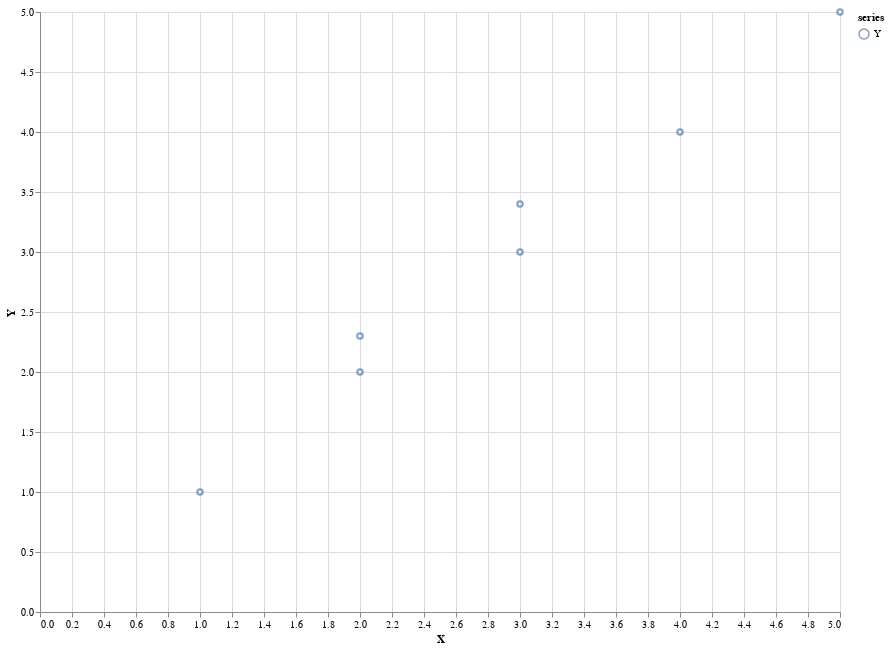

Notebook code cell kept with this figure:
### Markdown cell above
Because the x-axis is specified explicitly, `plot` can also be used to make scatterplots:

### Code cell
scatter1_series = series([1,2,2.3,3,3.4,4,5], "Y", {{ style="points" }})
scatter_x = [1,2,2,3,3,4,5]
plot("Simple Scatterplot", [scatter1_series], scatter_x, "X")

### Figure 1 — Vega-Lite specification as saved in the notebook (floating-point values rounded to 4 significant figures)
{"$schema": "https://vega.github.io/schema/vega-lite/v4.json", "data": {"values": [{"X": 1, "Y": 1, "series": "Y"}, {"X": 2, "Y": 2, "series": "Y"}, {"X": 2, "Y": 2.3, "series": "Y"}, {"X": 3, "Y": 3, "series": "Y"}, {"X": 3, "Y": 3.4, "series": "Y"}, {"X": 4, "Y": 4, "series": "Y"}, {"X": 5, "Y": 5, "series": "Y"}]}, "description": "", "height": 600, "layer": [{"encoding": {"color": {"field": "series", "type": "nominal"}, "x": {"field": "X", "type": "quantitative"}, "y": {"field": "Y", "type": "quantitative"}}, "mark": "point"}], "width": 800}
